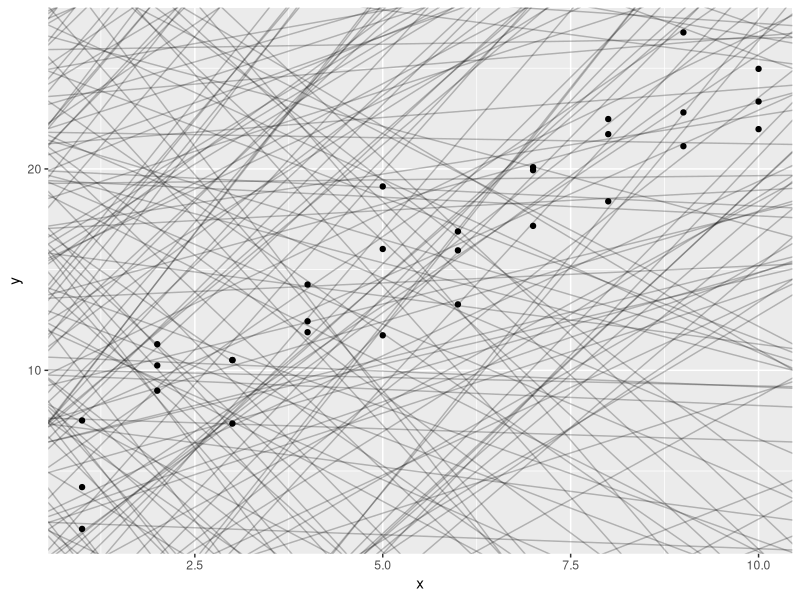
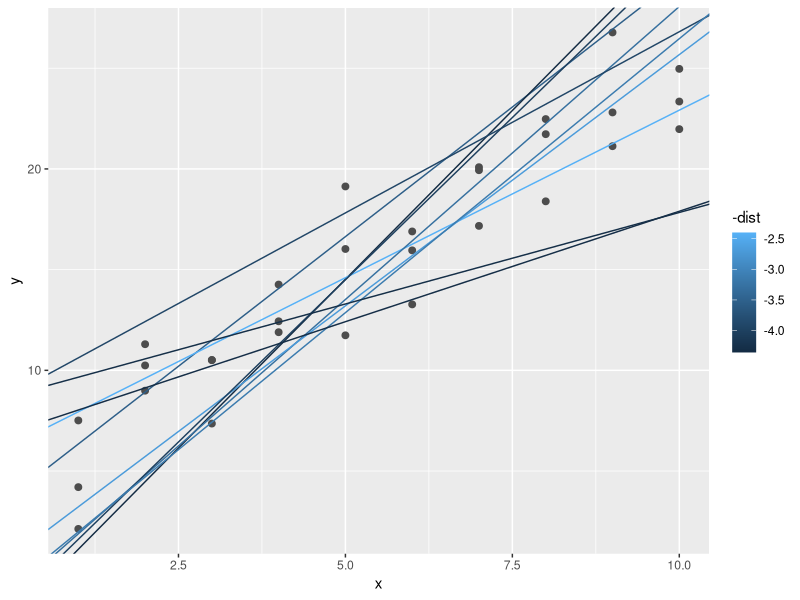
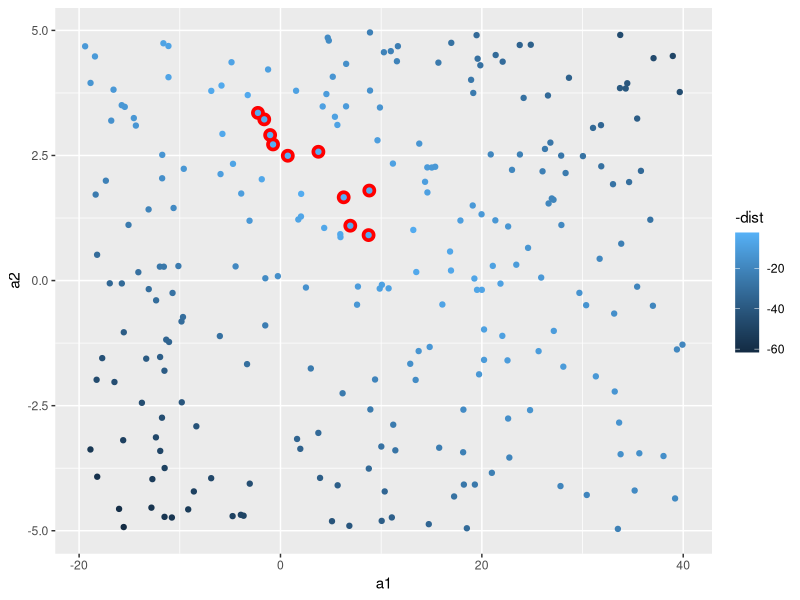
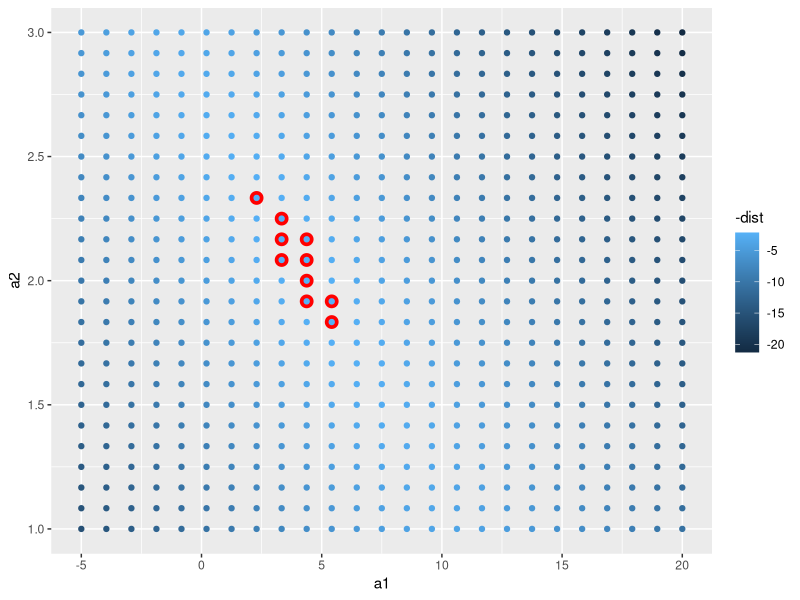
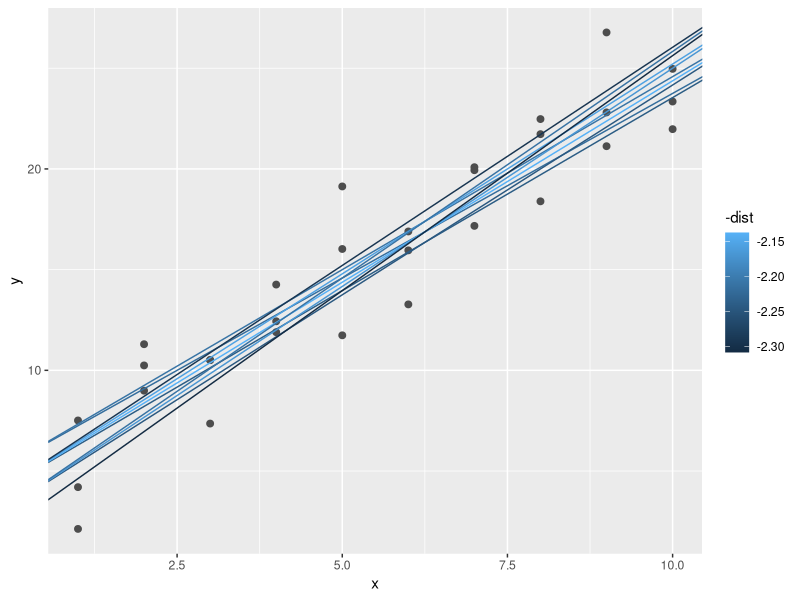
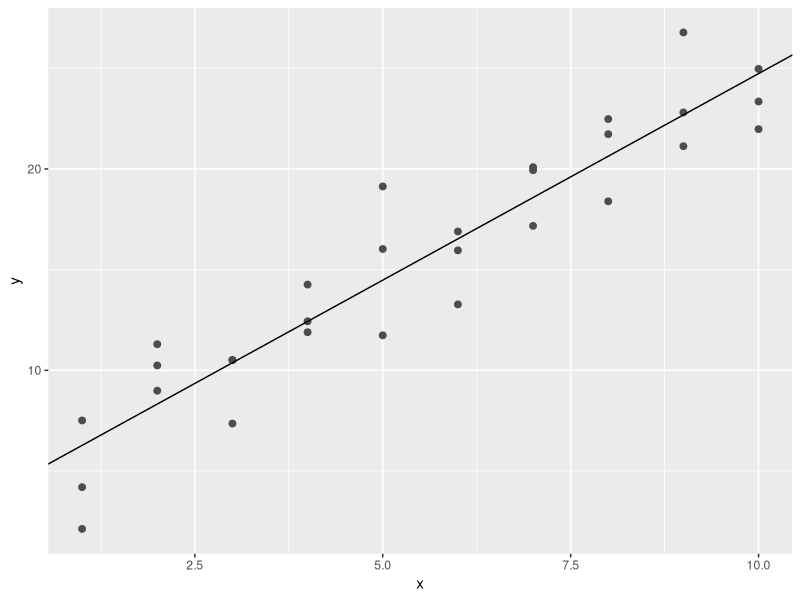
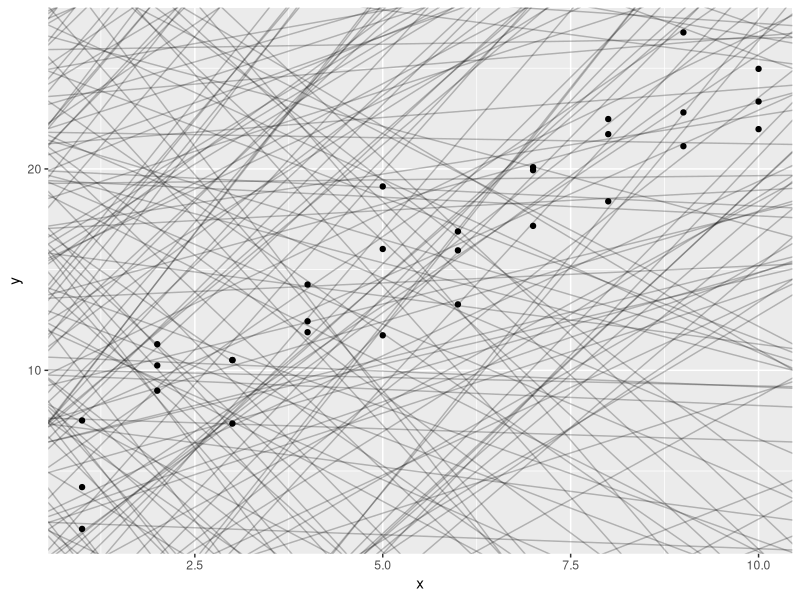
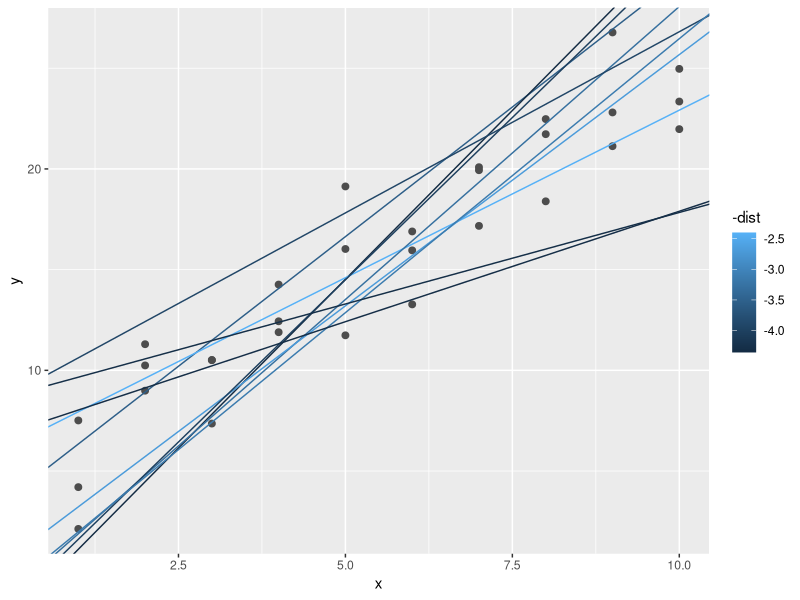

The R script that drew these images, in order:
library(tidyverse)

library(modelr)
options(na.action = na.warn)

models <- tibble(
  a1 = runif(250, -20, 40),
  a2 = runif(250, -5, 5)
)

ggplot(sim1, aes(x, y)) + 
  geom_abline(aes(intercept = a1, slope = a2), data = models, alpha = 1/4) +
  geom_point() 

ggsave("model/figs/250_models.png")

model1 <- function(a, data) {
  a[1] + data$x * a[2]
}
model1(c(7, 1.5), sim1)

measure_distance <- function(mod, data) {
  diff <- data$y - model1(mod, data)
  sqrt(mean(diff ^ 2))
}
measure_distance(c(7, 1.5), sim1)

sim1_dist <- function(a1, a2) {
  measure_distance(c(a1, a2), sim1)
}

models <- models %>% 
  mutate(dist = purrr::map2_dbl(a1, a2, sim1_dist))

models

ggplot(sim1, aes(x, y)) + 
  geom_point(size = 2, colour = "grey30") + 
  geom_abline(
    aes(intercept = a1, slope = a2, colour = -dist), 
    data = filter(models, rank(dist) <= 10)
  ) 

ggsave("model/figs/10_best_models.png")

#models as observations (a1 vs. a2):
ggplot(models, aes(a1, a2)) +
  geom_point(data = filter(models, rank(dist) <= 10), size = 4, colour = "red") +
  geom_point(aes(colour = -dist))

ggsave("model/figs/models_as_observations.png")

grid <- expand.grid(
  a1 = seq(-5, 20, length = 25),
  a2 = seq(1, 3, length = 25)
) %>% 
  mutate(dist = purrr::map2_dbl(a1, a2, sim1_dist))

grid %>% 
  ggplot(aes(a1, a2)) +
  geom_point(data = filter(grid, rank(dist) <= 10), size = 4, colour = "red") +
  geom_point(aes(colour = -dist)) 

ggsave("model/figs/models_as_observations(grids).png")

ggplot(sim1, aes(x, y)) + 
  geom_point(size = 2, colour = "grey30") + 
  geom_abline(
    aes(intercept = a1, slope = a2, colour = -dist), 
    data = filter(grid, rank(dist) <= 10)
  )

ggsave("model/figs/10_best_models(grids).png")

#Newton-Raphson:
best <- optim(c(0, 0), measure_distance, data = sim1)
best$par

ggplot(sim1, aes(x, y)) + 
  geom_point(size = 2, colour = "grey30") + 
  geom_abline(intercept = best$par[1], slope = best$par[2])

#lm() function:
sim1_mod <- lm(y ~ x, data = sim1)
coef(sim1_mod)
